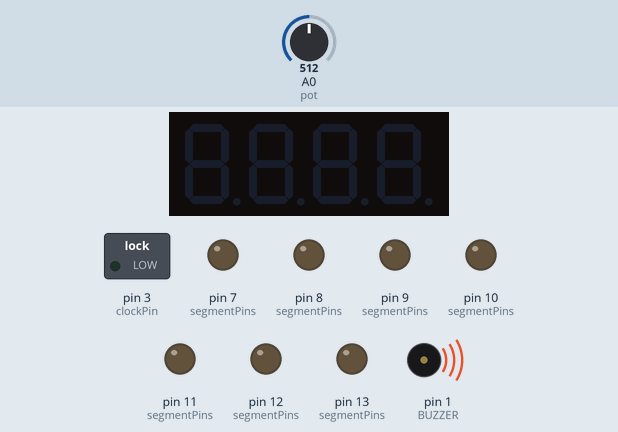
A sketch run on a simulated Arduino Uno, built with avr-gcc and run on an emulated ATmega328P. Parts: 4-digit seven-segment display, switched loads named in the sketch (green lamp = pin HIGH), output pins drawn as LEDs (lit = HIGH), buzzer (waves = sounding). Wiring (from diagram.json): 4-digit 7-segment display, segments lit when LOW: digit selects pin 2. The inputs (shaded band) are chosen by the test bench; at power-on: A0 (pot) = 512. The segment pins are drawn as the display they are named for.

Above: at 1.2 s.
1.3 s: A0 (pot) set to 0
At 1.9 s:
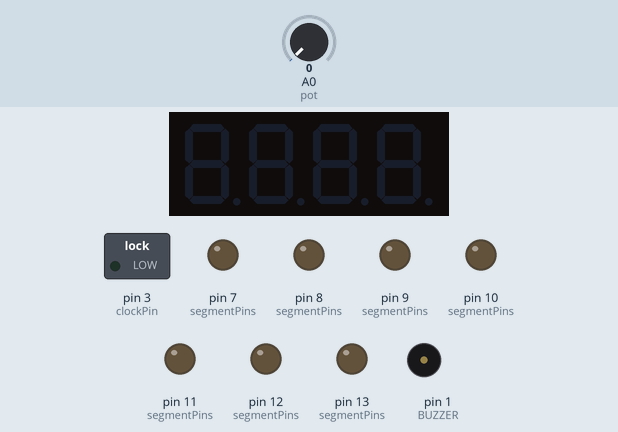
2.8 s: A0 (pot) set to 18
At 3.2 s:
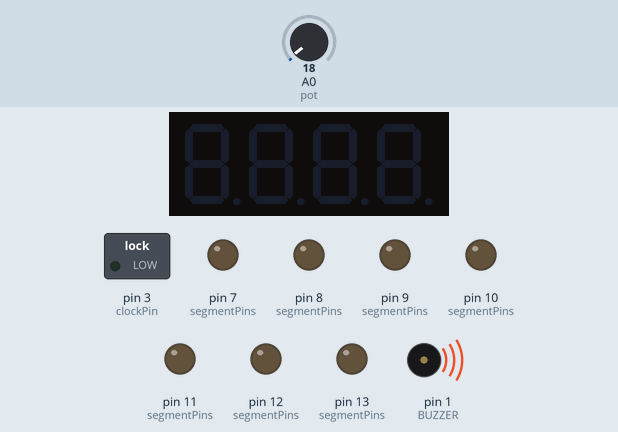
Timing chart, 0 to 5.8 s (numbered marks = the images above; inputs shaded):
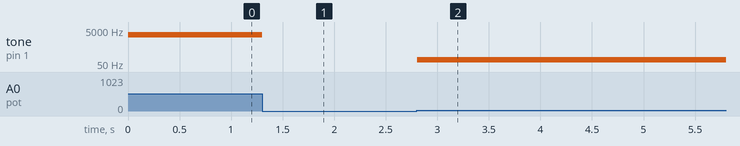

The sketch:

sketch.ino
```cpp
#define pot 0
#define BUZZER 1

const int dataPin = 2;   /* DS */
const int clockPin = 3;  /* SHCP */
const int latchPin = 4;  /* STCP */

int pattern = 0b10101010;

/*
byte D1 = 2;
byte D2 = 3;
byte D3 = 4;
byte D4 = 5;
*/


byte A = 2;
byte B = 7;
byte C = 8;
byte D = 9;
byte E = 10;
byte F = 11;
byte G = 12;
byte DP = 13; // decimal point

// Define the input pins for the 7-segment display segments.
const int segmentPins[] = {A, B, C, D, E, F, G, DP};

// Define the input pins for the 7-segment display digits.
// sconst int digitPins[] = {D1, D2, D3, D4};

// For common cathode
uint8_t digitON = LOW;
uint8_t digitOFF = HIGH;

uint8_t segmentON = HIGH;
uint8_t segmentOFF = LOW;

void setup() {
  // put your setup code here, to run once:
  pinMode(BUZZER, OUTPUT); // пин со светодиодом — выход
  pinMode(pot, INPUT); // пин с потенциометром - вход


  pinMode(dataPin, OUTPUT);
  pinMode(clockPin, OUTPUT);
  pinMode(latchPin, OUTPUT);

  for (int i = 0; i < 8; i++) {
      pinMode(segmentPins[i], OUTPUT);
   }
  /*for (int i = 0; i < 4; i++) {
      pinMode(digitPins[i], OUTPUT);
      digitalWrite(digitPins[i], digitOFF);
   }*/
}


void loop() {

  // put your main code here, to run repeatedly:
  int val = analogRead(pot);

  //int ValueToBuzzer = map(val/4,0,1023,0,255);
  //analogWrite(BUZZER,ValueToBuzzer);
  // analogWrite(BUZZER, 255);
  Serial.print(val);

  tone(BUZZER, val*5);
  delay(100);

  if(val == 1){
    Serial.print(1);
  }
  /*
  tone(BUZZER, 31);
  delay(1000);

  noTone(BUZZER);
  delay(1000);
  tone(BUZZER, 100, 1000);
  delay(2000);
  */
}
```

Measured:
- after the input at 1.3 s, tone on pin 1 (BUZZER): 2560 Hz → silent at once
- after the input at 2.8 s, tone on pin 1 (BUZZER): silent → 90 Hz at once
